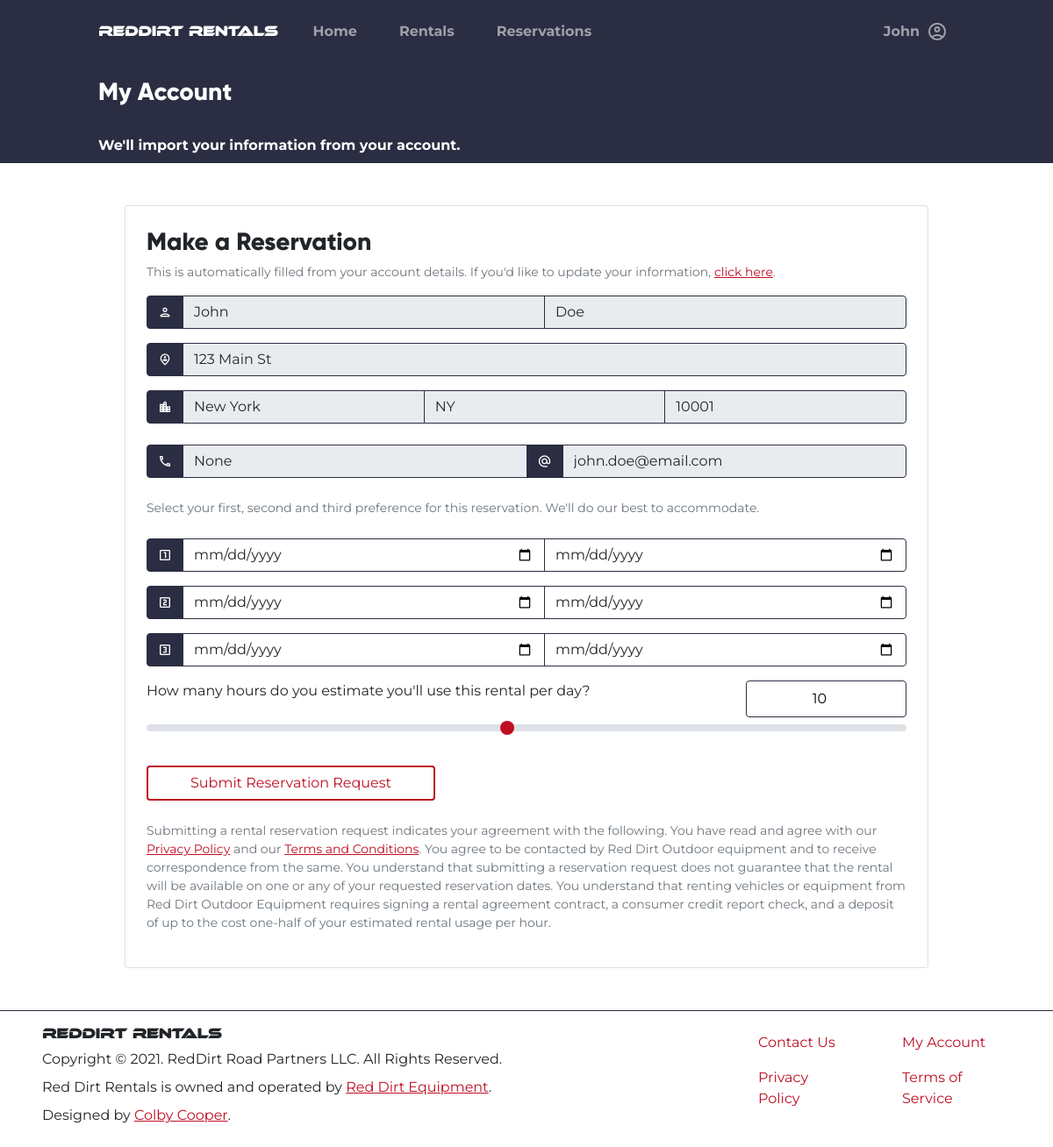
Page /account/reserve/7 (signed in) on the earlier database version.
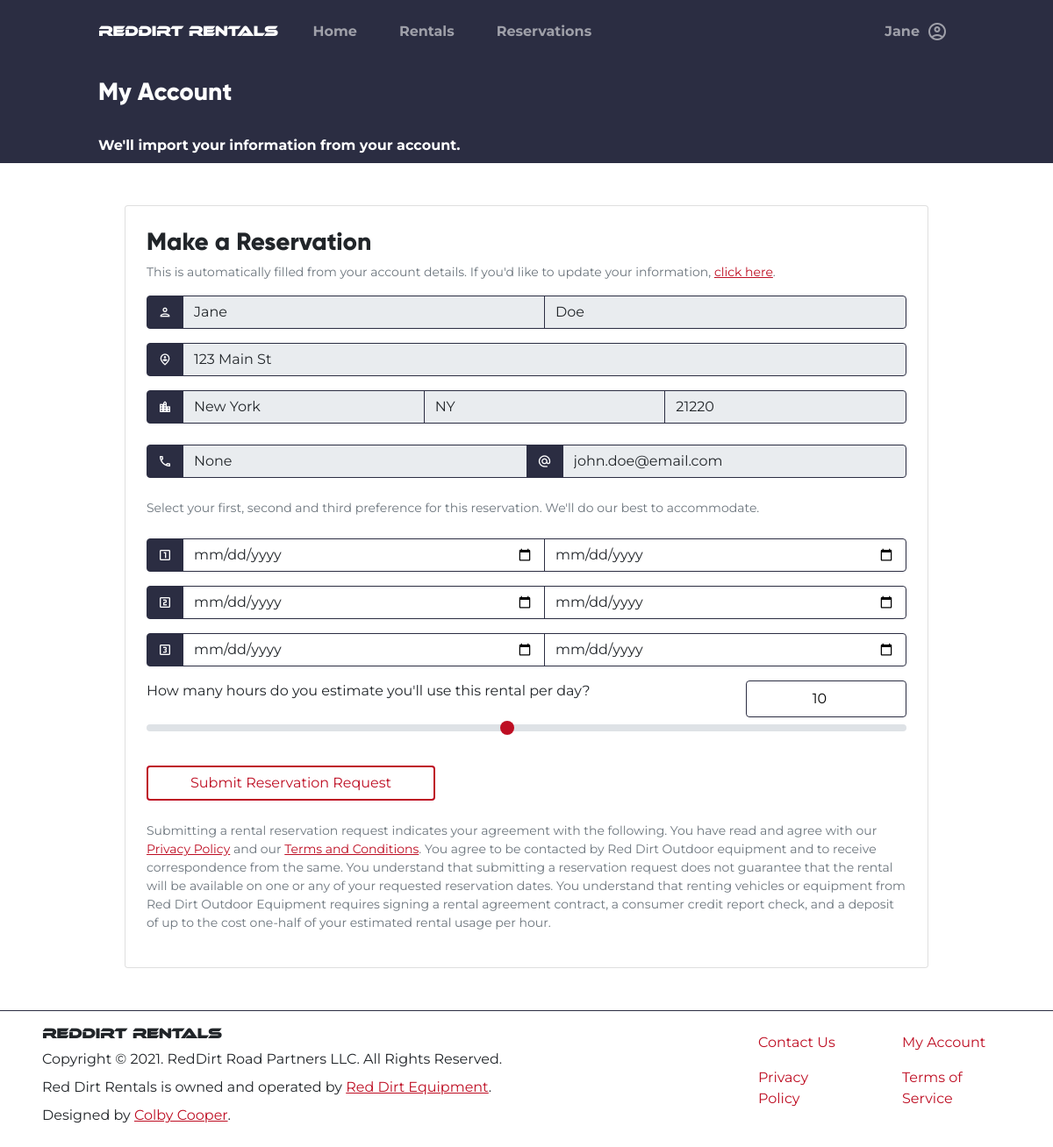
Same page on the later database version.
### tables this page shows
CREATE TABLE users (
    id INTEGER PRIMARY KEY AUTOINCREMENT,
    firstname TEXT NOT NULL,
    lastname TEXT NOT NULL,
    phonenumber TEXT NOT NULL,
    email TEXT NOT NULL,
    password BLOB NOT NULL,
    groups TEXT NOT NULL,
    address TEXT NOT NULL,
    city TEXT NOT NULL,
    state TEXT NOT NULL,
    zip TEXT NOT NULL
, token TEXT, token_expire TEXT);

### rentals_app/account.py (the view)
@account.route("/reserve/<int:id>")
@login_required
def reserve(id):
    return render_template("account/reserve.html", id=id)

### rentals_app/__init__.py (called while the page is built)
@app.after_request
def after_request(response):
    response.headers["Cache-Control"] = "no-cache, no-store, must-revalidate"
    return response

### rentals_app/auth.py (called while the page is built)
@auth.before_app_request
def fetch_current_user():
    userid = session.get("userid")
    if userid is None:
        g.user = None
    else:
        g.user = User.find_user(userid)

def login_required(view):
    @functools.wraps(view)
    def wrapped_view(**kwargs):
        if g.user is None:
            return redirect(url_for("auth.login"))
        return view(**kwargs)
    return wrapped_view

### rentals_app/helpers.py (called while the page is built)
def connect_to_db():
    con = sqlite3.connect(DB_PATH)
    return con, con.cursor()

### rentals_app/templates/account/reserve.html (shortened to what the changed rows need)
{% extends "Base.html" %}
{% block content %}
<div class="container-fluid">
    <div class="row mx-md-4">
        <div class="col-md-10 mx-auto my-5">
            <div class="card">
                <div class="card-body p-4">
                    <form action="{{url_for('account.make_reservation', r_id=id)}}"
                          method="POST">
                        <div class="input-group mb-3">
                            <span class="input-group-text material-icons-outlined border-dark bg-dark text-white">
                            </span>
                            <input type="text"
                                   value="{{g.user.firstname}}"
                                   class="form-control border-dark"
                                   disabled>
                            <input type="text"
                                   class="form-control border-dark"
                                   value="{{g.user.lastname}}"
                                   disabled>
                        </div>
                        <div class="input-group mb-3">
                            <span class="input-group-text material-icons-outlined border-dark bg-dark text-white">
                            </span>
                            <input type="text"
                                   value="{{g.user.address}}"
                                   class="form-control border-dark"
                                   disabled>
                        </div>
                        <div class="input-group mb-4">
                            <span class="input-group-text material-icons-outlined border-dark bg-dark text-white">
                            </span>
                            <input type="text"
                                   value="{{g.user.city}}"
                                   class="form-control border-dark"
                                   disabled>
                            <input type="text"
                                   class="form-control border-dark"
                                   value="{{g.user.state}}"
                                   disabled>
                            <input type="text"
                                   class="form-control border-dark"
                                   value="{{g.user.zip}}"
                                   disabled>
                        </div>
                        <div class="input-group mb-4">
                            <span class="input-group-text material-icons-outlined border-dark bg-dark text-white">
                            </span>
                            <input type="text"
                                   value="{{g.user.phonenumber}}"
                                   class="form-control border-dark"
                                   disabled>
                            <span class="input-group-text material-icons-outlined border-dark bg-dark text-white">
                            </span>
                            <input type="text"
                                   class="form-control border-dark"
                                   value="{{g.user.email}}"
                                   disabled>
                        </div>
                    </form>
                </div>
            </div>
        </div>
    </div>
</div>
{% endblock %}

### rentals_app/templates/base.html (shortened to what this page needs)
<!doctype html>
<html lang="en">
<head>
    <link rel="stylesheet"
          href="https://cdn.jsdelivr.net/npm/fullcalendar@5.7.2/main.css"
>
    <link rel="stylesheet"
          href="{{url_for('static', filename='global.css')}}">
</head>
<body class="bg-white"
      style="overflow-x: hidden;">
    <div class="row mx-0 bg-dark">
        <div class="col-md-10 mx-auto">
            <nav class="navbar navbar-expand-md navbar-dark bg-dark py-3">
                <a href="{{url_for('index.root')}}"
                   class="navbar-brand">
                    <h6 class="m-0"
                        style="font-family:ethnocentric;">RedDirt Rentals</h6>
                </a>
                <div class="collapse navbar-collapse"
                     id="nav_main">
                    <ul class="navbar-nav w-100">
                        <li class="nav-item mx-3">
                            <a class="nav-link fw-bold"
                               aria-current="page"
                               href="{{ url_for('index.root') }}">Home</a>
                        </li>
                        <li class="nav-item px-3">
                            <a class="nav-link fw-bold"
                               href="{{url_for('Rentals.all_rentals')}}">Rentals</a>
                        </li>
                        <li class="nav-item mx-3">
                            <a class="nav-link fw-bold"
                               href="{{url_for('account.reservations', id=None)}}">Reservations</a>
                        </li>
                        {% if g.user != None %}
                        <li class="nav-item dropdown dropdown-dark ms-md-auto ms-3 ps-3">
                            <a class="nav-link dropdown-toggle d-flex flex-row align-items-center fw-bold"
                               href="#"
                               data-bs-toggle="dropdown"
                               aria-expanded="false">
                                <span class="me-2">{{g.user.firstname}}</span>
                                <span class="material-icons-outlined">
                                </span>
                            </a>
                        </li>
                        {% endif %}
                    </ul>
                </div>
            </nav>
        </div>
    </div>
    {% block content %} {% endblock %}
    <div class="row mx-0 border-top border-dark">
        <div class="col-md-8 mx-auto px-5 py-3">
            <h6 class="m-0"
                style="font-family: ethnocentric;">RedDirt Rentals</h6>
            <p class="my-2">Copyright &copy; 2021. RedDirt Road Partners LLC. All Rights Reserved.</p>
            <p class="my-2">Red Dirt Rentals is owned and operated by <a href="https://reddirtequipment.com"
                   target="_blank">Red Dirt Equipment</a>.</p>
            <p class="mb-2">Designed by <a href="mailto:ccooper@reddirtequipment.com">Colby Cooper</a>.</p>
        </div>
        <div class="col px-5 py-3">
            <ul class="nav flex-column">
                <div class="row row-cols-2">
                    <li class="nav-item col">
                        <a href="{{ url_for('index.contact') }}"
                           class="nav-link">Contact Us</a>
                    </li>
                    <li class="nav-item col">
                        <a href="{{ url_for('account.index') }}"
                           class="nav-link">My Account</a>
                    </li>
                    <li class="nav-itemcol">
                        <a href="{{ url_for('index.privacy_policy') }}"
                           class="nav-link">Privacy Policy</a>
                    </li>
                    <li class="nav-item col">
                        <a href="{{ url_for('index.terms') }}"
                           class="nav-link">Terms of Service</a>
                    </li>
                </div>
            </ul>
        </div>
    </div>
</body>
</html>

Differences in the rows shown:
changed users "Doe": user.firstname "John" → "Jane"; user.zip "10001" → "21220"
